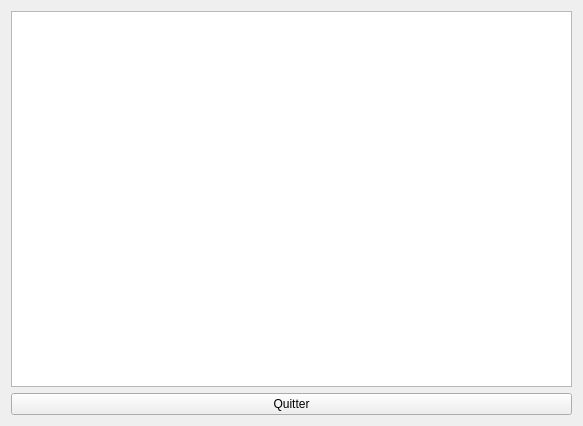
<?xml version="1.0" encoding="UTF-8"?>
<ui version="4.0">
 <class>ServeurMulti</class>
 <widget class="QWidget" name="ServeurMulti">
  <property name="geometry">
   <rect>
    <x>0</x>
    <y>0</y>
    <width>583</width>
    <height>426</height>
   </rect>
  </property>
  <property name="windowTitle">
   <string>ServeurMulti</string>
  </property>
  <layout class="QVBoxLayout" name="verticalLayout">
   <item>
    <widget class="QTextEdit" name="textEditLogs"/>
   </item>
   <item>
    <widget class="QPushButton" name="pushButtonQuitter">
     <property name="text">
      <string>Quitter</string>
     </property>
    </widget>
   </item>
  </layout>
 </widget>
 <resources/>
 <connections/>
</ui>
